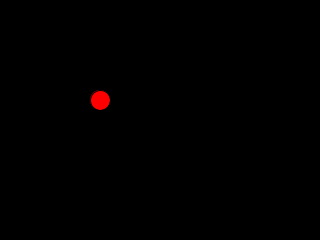
Frame 1 (no input)
Frame 60 (the mouse pressed at the canvas centre just before this capture): identical to frame 1, image omitted
Frame 120 (the mouse held since frame 60 and released just before this capture): identical to frame 1, image omitted

The Processing sketch that drew this single still picture (run headless with seeded random() and noise(); from frame 60 on, the mouse is pressed at the canvas centre):

// Processing sketch: functions
// ── functions.pde


void setup() {
  size(320,240);
  
}

void draw() {
  background(0);
  flower(); 
}

void flower() {
  fill(255,0,0);
  ellipse(100,100,20,20);
}
